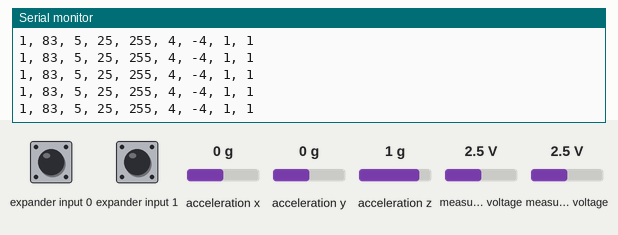
Recording of a sketch running on a simulated Arduino Uno, built with avr-gcc and run on an emulated ATmega328P. Shown: the last lines printed to the serial monitor. Wiring (inferred from the names in the program): Wii Nunchuk at I2C address 0x52. Inputs (shaded band) come from the test bench; at power-on: acceleration x 0 g, measured voltage 2.5 V, acceleration z 1 g, acceleration y 0 g, expander input 0 HIGH, expander input 1 HIGH.

Above: at 1.2 s.
1.3 s: acceleration x set to 0.8 g
At 1.8 s:
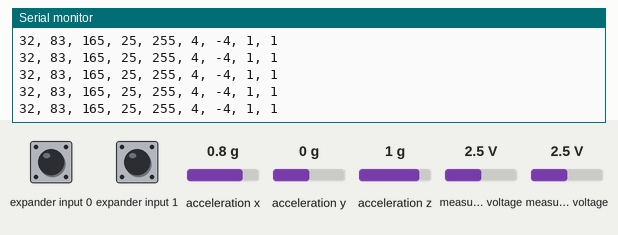
4.3 s: measured voltage (sensor 200) set to 1.2 V
At 5.0 s:
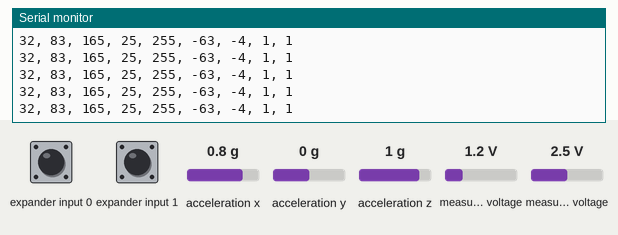
7.3 s: acceleration z set to 0 g
At 7.8 s:
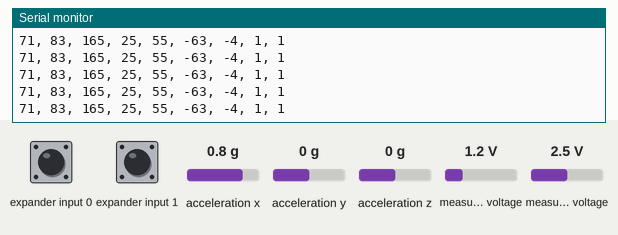
10.3 s: measured voltage (sensor 201) set to 0.1 V
At 11.1 s:
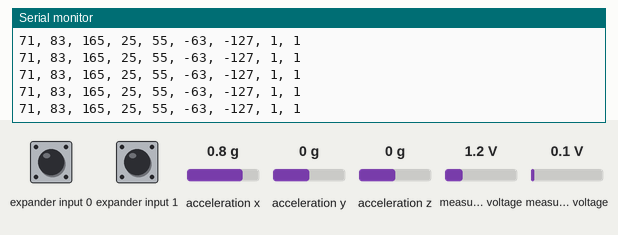
11.8 s: acceleration y set to -1.4 g
At 12.8 s:
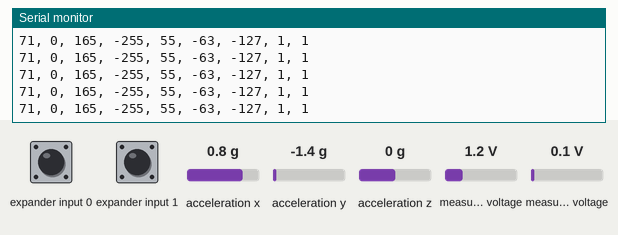
14.8 s: measured voltage (sensor 200) set to 2.5 V
At 15.4 s:
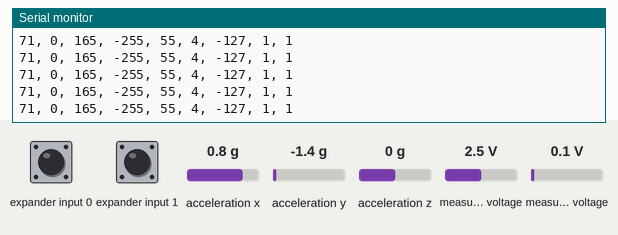
Timing chart, 0 to 17.8 s (numbered marks = the images above; inputs shaded):
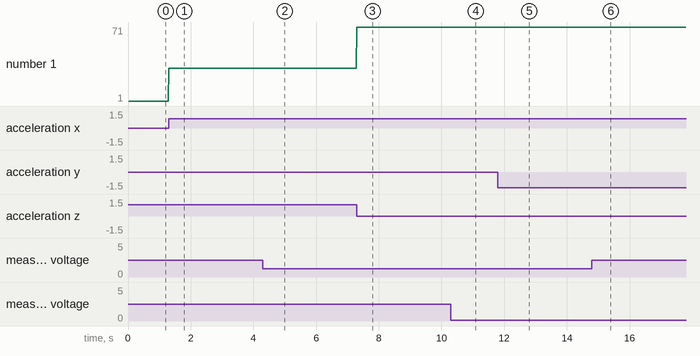

The sketch:

WiiChuck_arduino2.ino
```cpp
/*
 * Nunchuck -- Use a Wii Nunchuck
 * Tim Hirzel http://www.growdown.com

 modified by Chris Coleman to send the output of the joystick, and both buttons
 */

#include <math.h>

#include "Wire.h"
#include "WiiChuck.h"
//#include "nunchuck_funcs.h"

#define MAXANGLE 90
#define MINANGLE -90


WiiChuck chuck = WiiChuck();


void setup() {
  //nunchuck_init();
  Serial.begin(115200);
  chuck.begin();
  chuck.update();
  //chuck.calibrateJoy();
}


void loop() {
  delay(20);
  chuck.update();


  Serial.print(chuck.readRoll());
  Serial.print(", ");
  Serial.print(chuck.readPitch());
  Serial.print(", ");
  Serial.print((int)chuck.readAccelX());
  Serial.print(", ");
  Serial.print((int)chuck.readAccelY());
  Serial.print(", ");
  Serial.print((int)chuck.readAccelZ());
  Serial.print(", ");
  Serial.print((int)chuck.readJoyX());
  Serial.print(", ");
  Serial.print((int)chuck.readJoyY());
  Serial.print(", ");
  Serial.print((int)chuck.cPressed());
  Serial.print(", ");
  Serial.print((int)chuck.zPressed());
  Serial.println();

}
```

WiiChuck.h
```cpp
/*
 * Nunchuck -- Use a Wii Nunchuck
 * Tim Hirzel http://www.growdown.com
 *
 notes on Wii Nunchuck Behavior.
 This library provides an improved derivation of rotation angles from the nunchuck accelerometer data.
 The biggest different over existing libraries (that I know of ) is the full 360 degrees of Roll data
 from teh combination of the x and z axis accelerometer data using the math library atan2.

 It is accurate with 360 degrees of roll (rotation around axis coming out of the c button, the front of the wii),
 and about 180 degrees of pitch (rotation about the axis coming out of the side of the wii).  (read more below)

 In terms of mapping the wii position to angles, its important to note that while the Nunchuck
 sense Pitch, and Roll, it does not sense Yaw, or the compass direction.  This creates an important
 disparity where the nunchuck only works within one hemisphere.  At a result, when the pitch values are
 less than about 10, and greater than about 170, the Roll data gets very unstable.  essentially, the roll
 data flips over 180 degrees very quickly.   To understand this property better, rotate the wii around the
 axis of the joystick.  You see the sensor data stays constant (with noise).  Because of this, it cant know
 the difference between arriving upside via 180 degree Roll, or 180 degree pitch.  It just assumes its always
 180 roll.

 note from Chris Coleman:  I have made minor changes to the library to make it return the constant state of the Z and C buttons.
 *
 * This file is an adaptation of the code by these authors:
 * Tod E. Kurt, http://todbot.com/blog/
 *
 * The Wii Nunchuck reading code is taken from Windmeadow Labs
 * http://www.windmeadow.com/node/42
 */

#ifndef WiiChuck_h
#define WiiChuck_h

#include "WProgram.h"
#include <Wire.h>
#include <math.h>


// these may need to be adjusted for each nunchuck for calibration
#define ZEROX 510
#define ZEROY 490
#define ZEROZ 460
#define RADIUS 210  // probably pretty universal

#define DEFAULT_ZERO_JOY_X 124
#define DEFAULT_ZERO_JOY_Y 132


class WiiChuck {
private:
  byte cnt;
  uint8_t status[6];		// array to store wiichuck output
  byte averageCounter;
  //int accelArray[3][AVERAGE_N];  // X,Y,Z
  int i;
  int total;
  uint8_t zeroJoyX;   // these are about where mine are
  uint8_t zeroJoyY; // use calibrateJoy when the stick is at zero to correct
  int lastJoyX;
  int lastJoyY;
  int angles[3];

  boolean lastZ, lastC;


public:

  byte joyX;
  byte joyY;
  boolean buttonZ;
  boolean buttonC;
  void begin()
  {
    Wire.begin();
    cnt = 0;
    averageCounter = 0;
    Wire.beginTransmission (0x52);	// transmit to device 0x52
    Wire.send (0x40);		// sends memory address
    Wire.send (0x00);		// sends memory address
    Wire.endTransmission ();	// stop transmitting
    update();
    for (i = 0; i<3;i++) {
      angles[i] = 0;
    }
    zeroJoyX = DEFAULT_ZERO_JOY_X;
    zeroJoyY = DEFAULT_ZERO_JOY_Y;
  }


  void calibrateJoy() {
    zeroJoyX = joyX;
    zeroJoyY = joyY;
  }

  void update() {

    Wire.requestFrom (0x52, 6);	// request data from nunchuck
    while (Wire.available ()) {
      // receive byte as an integer
      status[cnt] = _nunchuk_decode_byte (Wire.receive()); //
      cnt++;
    }
    if (cnt > 5) {
      lastZ = buttonZ;
      lastC = buttonC;
      lastJoyX = readJoyX();
      lastJoyY = readJoyY();
      //averageCounter ++;
      //if (averageCounter >= AVERAGE_N)
      //    averageCounter = 0;

      cnt = 0;
      joyX = (status[0]);
      joyY = (status[1]);
      for (i = 0; i < 3; i++)
        //accelArray[i][averageCounter] = ((int)status[i+2] << 2) + ((status[5] & (B00000011 << ((i+1)*2) ) >> ((i+1)*2)));
        angles[i] = (status[i+2] << 2) + ((status[5] & (B00000011 << ((i+1)*2) ) >> ((i+1)*2)));

      //accelYArray[averageCounter] = ((int)status[3] << 2) + ((status[5] & B00110000) >> 4);
      //accelZArray[averageCounter] = ((int)status[4] << 2) + ((status[5] & B11000000) >> 6);
      if ((status[5] >> 0) & 1)
      {
        buttonZ = 1;
      }else{buttonZ = 0;}
      if ((status[5] >> 1) & 1)
      {
        buttonC = 1;
      }else{buttonC = 0;}
//this code is commented out because it was only returning the change in state of the buttons
      //   buttonZ = !( status[5] & B00000001);
      //  buttonC = !((status[5] & B00000010) >> 1);
        _send_zero(); // send the request for next bytes

    }
  }


  // UNCOMMENT FOR DEBUGGING
  //byte * getStatus() {
  //    return status;
  //}

  float readAccelX() {
    // total = 0; // accelArray[xyz][averageCounter] * FAST_WEIGHT;
    return (float)angles[0] - ZEROX;
  }
  float readAccelY() {
    // total = 0; // accelArray[xyz][averageCounter] * FAST_WEIGHT;
    return (float)angles[1] - ZEROY;
  }
  float readAccelZ() {
    // total = 0; // accelArray[xyz][averageCounter] * FAST_WEIGHT;
    return (float)angles[2] - ZEROZ;
  }

  boolean zPressed() {
    //return (buttonZ && ! lastZ);
    return (buttonZ);
  }
  boolean cPressed() {
    //return (buttonC && ! lastC);
    return (buttonC);
  }

  // for using the joystick like a directional button
  boolean rightJoy(int thresh=60) {
    return (readJoyX() > thresh and lastJoyX <= thresh);
  }

  // for using the joystick like a directional button
  boolean leftJoy(int thresh=60) {
    return (readJoyX() < -thresh and lastJoyX >= -thresh);
  }


  int readJoyX() {
    return (int) joyX - zeroJoyX;
  }

  int readJoyY() {
    return (int)joyY - zeroJoyY;
  }


  // R, the radius, generally hovers around 210 (at least it does with mine)
  // int R() {
  //     return sqrt(readAccelX() * readAccelX() +readAccelY() * readAccelY() + readAccelZ() * readAccelZ());
  // }


  // returns roll degrees
  int readRoll() {
    return (int)(atan2(readAccelX(),readAccelZ())/ M_PI * 180.0);
  }

  // returns pitch in degrees
  int readPitch() {
    return (int) (acos(readAccelY()/RADIUS)/ M_PI * 180.0);  // optionally swap 'RADIUS' for 'R()'
  }

private:
  byte _nunchuk_decode_byte (byte x)
  {
    x = (x ^ 0x17) + 0x17;
    return x;
  }

  void _send_zero()
  {
    Wire.beginTransmission (0x52);	// transmit to device 0x52
    Wire.send (0x00);		// sends one byte
    Wire.endTransmission ();	// stop transmitting
  }

};


#endif
```

Measured:
- after the input at 1.3 s, the serial monitor: prints a new line at once (image 1)
- after the input at 4.3 s, the serial monitor: prints a new line at once (image 2)
- after the input at 7.3 s, the serial monitor: prints a new line at once (image 3)
- after the input at 10.3 s, the serial monitor: prints a new line at once (image 4)
- after the input at 11.8 s, the serial monitor: prints a new line at once (image 5)
- after the input at 14.8 s, the serial monitor: prints a new line at once (image 6)
- plotted number 1: 1 → 32 after the input at 1.3 s, 32 → 71 after the input at 7.3 s
